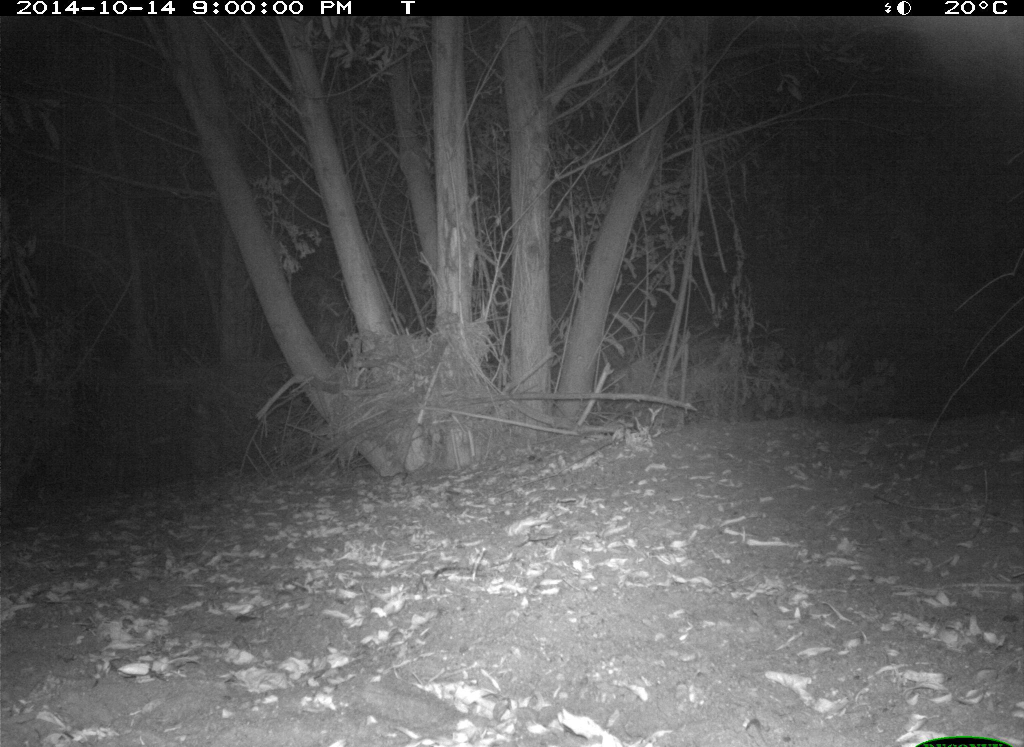
#> input picture data/images/5880945e-23d2-11e8-a6a3-ec086b02610b.jpg, 2048 x 1494 px (shown at 1/2 size)
$ python -i detector.py   (imports and definitions only)
#> lines starting #> are read from the running program, lines starting #| are printed output that depends on the picture
"""
Animal Detection and Empty Image Filtering Module
Designed for Camera-Trap workflows (e.g. Caltech Camera Traps benchmark).
Detects whether an image frame contains an animal, bounds the region of interest,
and filters empty triggers (caused by windblown foliage, lighting changes, etc.).
"""

from typing import Dict, Any, Tuple
from PIL import Image, ImageFilter, ImageStat, ImageOps
import numpy as np

class AnimalDetector:
    """
    Evaluates camera-trap frames to filter empty images and isolate animal bounding boxes.
    Combines foreground saliency, spatial gradient dynamics, and contrast distributions.
    """

    def __init__(self, confidence_threshold: float = 0.45):
#> further down, picture is the input picture: PIL image 2048x1494 RGB; mean R, G, B 79.1, 79.1, 79.1
        self.confidence_threshold = confidence_threshold

    def analyze_image_properties(self, image: Image.Image) -> Dict[str, Any]:
        """
        Extracts photometric and sensor diagnostics (e.g. nighttime IR vs daytime RGB).
        """
        img_rgb = image.convert("RGB")
        width, height = img_rgb.size
#> width = 2048; height = 1494

        stat = ImageStat.Stat(img_rgb)
        mean_r, mean_g, mean_b = stat.mean[:3]
#> mean_r = 79.09; mean_g = 79.14; mean_b = 79.09
        std_r, std_g, std_b = stat.stddev[:3]
#> std_r = 53.1; std_g = 53.1; std_b = 53.1

        # Check if monochrome / infrared night mode (R, G, B channels nearly identical)
        rgb_diff = (abs(mean_r - mean_g) + abs(mean_g - mean_b) + abs(mean_r - mean_b)) / 3.0
#> rgb_diff = 0.0335
        is_ir_monochrome = bool(rgb_diff < 7.0 and (mean_r + mean_g + mean_b) / 3.0 < 160.0)
#> is_ir_monochrome = True

        # Check overall luminance
        luminance = 0.299 * mean_r + 0.587 * mean_g + 0.114 * mean_b
#> luminance = 79.12
        is_night = bool(luminance < 75.0 or is_ir_monochrome)
#> is_night = True

        # Measure edge / high frequency energy (detect motion blur or flat empty backgrounds)
        gray = img_rgb.convert("L")
        edges = gray.filter(ImageFilter.FIND_EDGES)
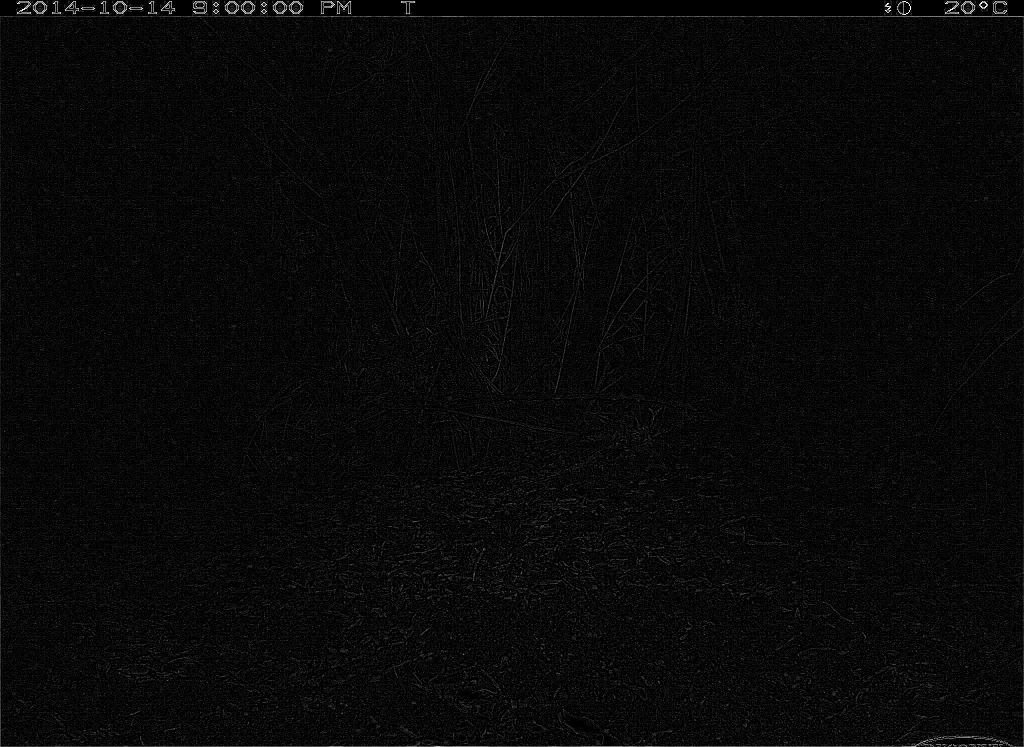
#> edges: PIL image 2048x1494 L (shown at 1/2 size); min 0, max 255, mean 8.6
        edge_stat = ImageStat.Stat(edges)
        edge_energy = float(edge_stat.mean[0])
#> edge_energy = 8.63

        return {
            "width": width,
            "height": height,
            "luminance": round(luminance, 2),
            "is_night": is_night,
            "is_ir_monochrome": is_ir_monochrome,
            "edge_energy": round(edge_energy, 2),
            "contrast_std": round(float((std_r + std_g + std_b) / 3.0), 2)
        }

    def detect(self, image: Image.Image) -> Dict[str, Any]:
        """
        Detects animal presence, predicts bounding box, and computes empty/occupied confidence.
        Includes dedicated nighttime & 850nm/940nm Infrared (IR) flash compensation.
        """
        props = self.analyze_image_properties(image)
#> props = {'width': 2048, 'height': 1494, 'luminance': 79.12, 'is_night': True, 'is_ir_monochrome': True, 'edge_energy': 8.63, 'contrast_std': 53.1}
        width, height = props["width"], props["height"]
#> width = 2048; height = 1494
        is_night = props["is_night"]
#> is_night = True

        # Downsample for fast, stable saliency & contour calculation
        thumb_w, thumb_h = 256, 192
        thumb = image.convert("L").resize((thumb_w, thumb_h), Image.Resampling.BILINEAR)
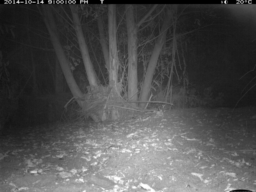
#> thumb: PIL image 256x192 L; min 0, max 255, mean 79.1

        # Adaptive contrast stretching for nighttime / IR frames to expose animal silhouettes
        if is_night:
            thumb = ImageOps.autocontrast(thumb, cutoff=1)
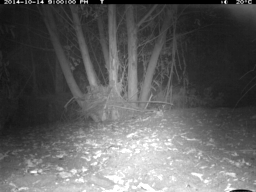
#> thumb: PIL image 256x192 L; min 0, max 255, mean 95.4

        arr = np.array(thumb, dtype=np.float32)

        # Background gradient & variance estimation
        grad_y = np.abs(np.diff(arr, axis=0))
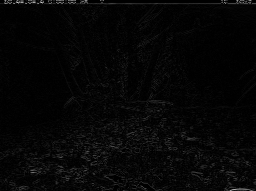
#> grad_y: shape (191, 256) float32; min 0, max 202, mean 6
        grad_x = np.abs(np.diff(arr, axis=1))
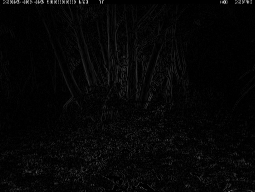
#> grad_x: shape (192, 255) float32; min 0, max 211, mean 5.8
        local_var = float(np.var(arr))
#> local_var = 4148.2

        # Compute central vs peripheral activity
        center_y1, center_y2 = int(thumb_h * 0.20), int(thumb_h * 0.85)
        center_x1, center_x2 = int(thumb_w * 0.15), int(thumb_w * 0.85)
        center_region = arr[center_y1:center_y2, center_x1:center_x2]
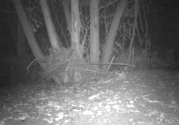
#> center_region: shape (125, 179) float32; min 27, max 255, mean 108

        center_std = float(np.std(center_region)) if center_region.size > 0 else 0.0
#> center_std = 55.12

        # Find highest contrast localized cluster (candidate animal bbox)
        # Compute patch energy across a 4x4 spatial grid
        grid_rows, grid_cols = 4, 4
        cell_h = thumb_h // grid_rows
        cell_w = thumb_w // grid_cols

        max_energy = 0.0
        best_r, best_c = 1, 1

        grid_energies = np.zeros((grid_rows, grid_cols))
        for r in range(grid_rows):
            for c in range(grid_cols):
                patch = arr[r*cell_h:(r+1)*cell_h, c*cell_w:(c+1)*cell_w]
                # High difference from ambient patch mean
                energy = float(np.std(patch) * (1.0 + abs(np.mean(patch) - 128.0) / 128.0))
                grid_energies[r, c] = energy
                if energy > max_energy:
                    max_energy = energy
                    best_r, best_c = r, c
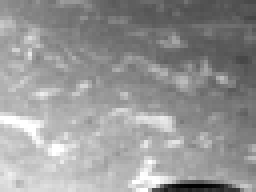
#> patch: shape (48, 64) float32 (shown 4 times larger); min 1, max 255, mean 149.9
#> after the loop, best_c = 1; best_r = 3; grid_energies = [[42.16, 40.21, 36.99, 37.86], [18.45, 41.46, 41.69, 9.83], [27.57, 38.41, 45.9, 39.44], [40.46, 52.3, 35.15, 48.79]]; max_energy = 52.3

        # Saliency ratio: difference between highest activation cell and average background
        mean_ambient = float(np.mean(grid_energies))
#> mean_ambient = 37.29
        saliency_ratio = (max_energy / (mean_ambient + 1e-4)) if mean_ambient > 0 else 1.0
#> saliency_ratio = 1.4

        # Calculate animal presence probability
        # Calibrated based on typical camera-trap false trigger profiles
        base_score = 0.30
        if center_std > 20.0:
            base_score += 0.25
        if saliency_ratio > 1.30:
            base_score += 0.25
        if props["edge_energy"] > 6.0:
            base_score += 0.15

        if not is_night and local_var < 80.0:
            # Low contrast / featureless scene in daylight (typically empty sky or uniform foliage)
            base_score -= 0.35
        elif is_night:
            # In nighttime, only penalize if it is truly flat uniform black background
            if local_var < 15.0 and props["contrast_std"] < 5.0:
                base_score -= 0.30
            # Localized nighttime activation boost
            if saliency_ratio > 1.22 or center_std > 18.0:
                base_score += 0.20

        confidence = float(np.clip(base_score, 0.05, 0.98))
        has_animal = bool(confidence >= self.confidence_threshold)

        if has_animal:
            # Formulate realistic bounding box covering the entire salient subject
            active_threshold = mean_ambient * (0.85 if is_night else 0.90)
#> active_threshold = 31.7
            active_cells = np.argwhere(grid_energies >= active_threshold)
#> active_cells = 13 rows, first 8: [0, 0], [0, 1], [0, 2], [0, 3], [1, 1], [1, 2], [2, 1], [2, 2]
            if len(active_cells) > 0:
                min_r = int(np.min(active_cells[:, 0]))
#> min_r = 0
                max_r = int(np.max(active_cells[:, 0]))
#> max_r = 3
                min_c = int(np.min(active_cells[:, 1]))
#> min_c = 0
                max_c = int(np.max(active_cells[:, 1]))
#> max_c = 3

                ymin = max(0.06, (min_r * cell_h - 10) / float(thumb_h))
#> ymin = 0.06
                xmin = max(0.06, (min_c * cell_w - 10) / float(thumb_w))
#> xmin = 0.06
                ymax = min(0.94, ((max_r + 1) * cell_h + 10) / float(thumb_h))
#> ymax = 0.94
                xmax = min(0.94, ((max_c + 1) * cell_w + 10) / float(thumb_w))
#> xmax = 0.94
            else:
                ymin, xmin, ymax, xmax = 0.15, 0.15, 0.85, 0.85
            empty_reason = None
        else:
            # Empty frame
            ymin, xmin, ymax, xmax = 0.0, 0.0, 0.0, 0.0
            if props["contrast_std"] < 18.0:
                empty_reason = "Uniform background / low foreground-background contrast"
            elif props["edge_energy"] < 5.0:
                empty_reason = "No salient high-frequency animal contours detected"
            else:
                empty_reason = "Vegetation motion / ambient wind trigger without animal subject"

        return {
            "has_animal": has_animal,
            "is_empty": not has_animal,
            "confidence": round(confidence, 4),
            "empty_reason": empty_reason,
            "bounding_box": {
                "ymin": round(ymin, 4),
                "xmin": round(xmin, 4),
                "ymax": round(ymax, 4),
                "xmax": round(xmax, 4)
            },
            "sensor_props": props
        }

# Global singleton
detector = AnimalDetector()

>>> from PIL import Image
>>> picture = Image.open('../../../data/images/5880945e-23d2-11e8-a6a3-ec086b02610b.jpg')
>>> result = AnimalDetector().detect(picture)
#> result = 6 items

$ run again, on data/images/58eac98d-23d2-11e8-a6a3-ec086b02610b.jpg
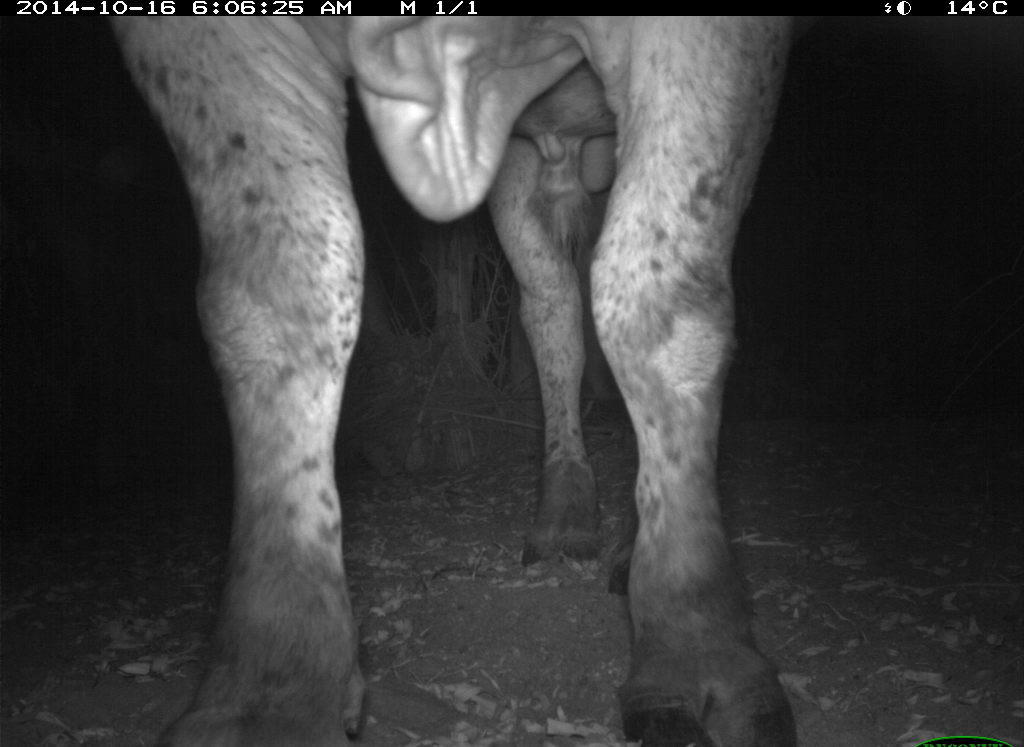
#> input picture data/images/58eac98d-23d2-11e8-a6a3-ec086b02610b.jpg, 2048 x 1494 px (shown at 1/2 size)
#> picture is the input picture: PIL image 2048x1494 RGB; mean R, G, B 60.1, 60.1, 60.1
#> mean_r = 60.09; mean_g = 60.14; mean_b = 60.09
#> std_r = 51.62; std_g = 51.64; std_b = 51.62
#> rgb_diff = 0.0335
#> is_ir_monochrome = True
#> luminance = 60.12
#> in analyze_image_properties, `is_night = bool(luminance < 75.0 or is_ir_monochrome)`: is_night = True
#> edge_energy = 4.02
#> props = {'width': 2048, 'height': 1494, 'luminance': 60.12, 'is_night': True, 'is_ir_monochrome': True, 'edge_energy': 4.02, 'contrast_std': 51.63}
#> in detect, `width, height = props["width"], props["height"]`: width = 2048; height = 1494
#> in detect, `is_night = props["is_night"]`: is_night = True
#> local_var = 4170
#> in detect, `center_region = arr[center_y1:center_y2, center_x1:center_x2]`:
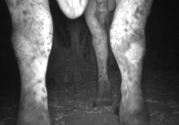
#> center_region: shape (125, 179) float32; min 10, max 255, mean 89.4
#> center_std = 67.82
#> after the loop in detect, `for r in range(grid_rows):`:
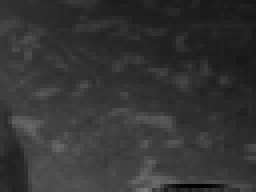
#> patch: shape (48, 64) float32 (shown 4 times larger); min 0, max 120, mean 52.3
#> after the loop in detect, `for r in range(grid_rows):`: best_c = 1; grid_energies = [[88.41, 80.4, 64.34, 37.67], [77.64, 89.73, 78.06, 5.3], [47.41, 82.39, 66.15, 16.88], [27.84, 20.63, 26.25, 25.26]]; max_energy = 89.73
#> mean_ambient = 52.15
#> saliency_ratio = 1.72
#> active_threshold = 44.33
#> active_cells = [[0, 0], [0, 1], [0, 2], [1, 0], [1, 1], [1, 2], [2, 0], [2, 1], [2, 2]]
#> min_r = 0
#> max_r = 2
#> min_c = 0
#> max_c = 2
#> ymin = 0.06
#> ymax = 0.802
#> xmax = 0.789
#> result = 6 items

$ run again, on data/images/5903cdf8-23d2-11e8-a6a3-ec086b02610b.jpg
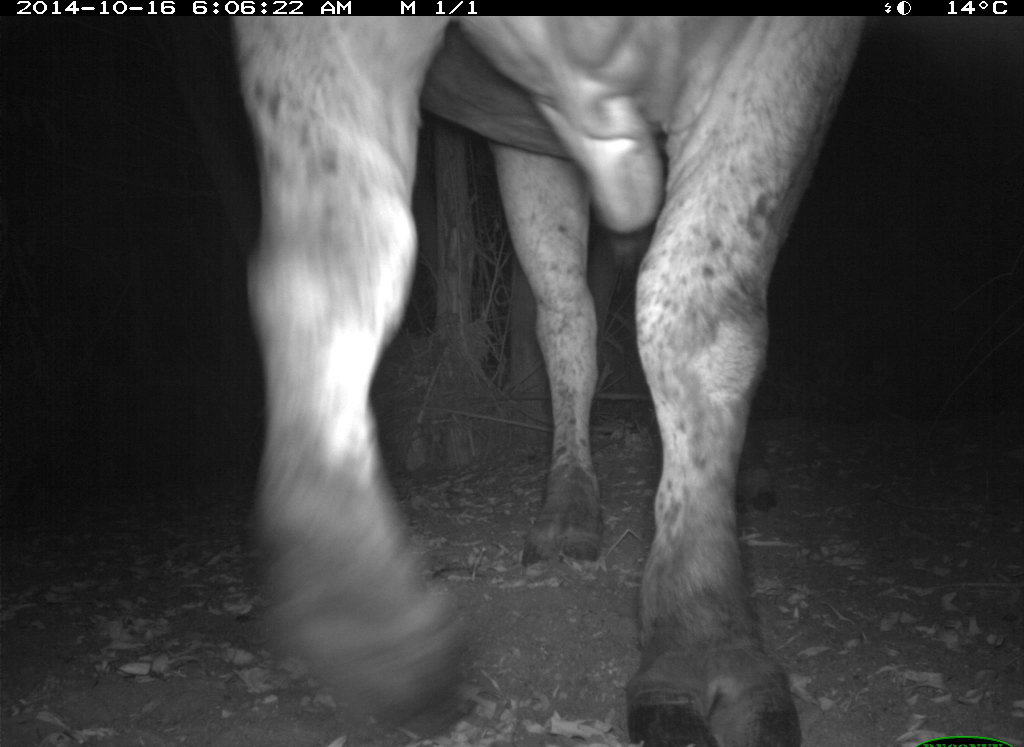
#> input picture data/images/5903cdf8-23d2-11e8-a6a3-ec086b02610b.jpg, 2048 x 1494 px (shown at 1/2 size)
#> picture is the input picture: PIL image 2048x1494 RGB; mean R, G, B 67.2, 67.2, 67.2
#> mean_r = 67.2; mean_g = 67.25; mean_b = 67.2
#> std_r = 56.54; std_g = 56.55; std_b = 56.54
#> rgb_diff = 0.0335
#> is_ir_monochrome = True
#> luminance = 67.23
#> in analyze_image_properties, `is_night = bool(luminance < 75.0 or is_ir_monochrome)`: is_night = True
#> edge_energy = 4.05
#> props = {'width': 2048, 'height': 1494, 'luminance': 67.23, 'is_night': True, 'is_ir_monochrome': True, 'edge_energy': 4.05, 'contrast_std': 56.54}
#> in detect, `width, height = props["width"], props["height"]`: width = 2048; height = 1494
#> in detect, `is_night = props["is_night"]`: is_night = True
#> local_var = 3756.2
#> in detect, `center_region = arr[center_y1:center_y2, center_x1:center_x2]`:
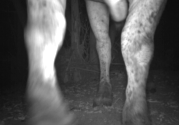
#> center_region: shape (125, 179) float32; min 12, max 255, mean 89.2
#> center_std = 66.4
#> after the loop in detect, `for r in range(grid_rows):`:
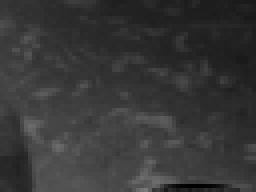
#> patch: shape (48, 64) float32 (shown 4 times larger); min 0, max 121, mean 54.9
#> after the loop in detect, `for r in range(grid_rows):`: best_c = 1; grid_energies = [[51.16, 66, 58.86, 75.27], [13.21, 86.58, 61.98, 21.95], [10.96, 73.19, 61.71, 17.43], [26.36, 24.13, 24, 25.23]]; max_energy = 86.58
#> mean_ambient = 43.63
#> saliency_ratio = 1.98
#> active_threshold = 37.08
#> active_cells = [[0, 0], [0, 1], [0, 2], [0, 3], [1, 1], [1, 2], [2, 1], [2, 2]]
#> min_r = 0
#> max_r = 2
#> min_c = 0
#> max_c = 3
#> ymin = 0.06
#> ymax = 0.802
#> xmax = 0.94
#> result = 6 items

$ run again, on data/images/5911d64a-23d2-11e8-a6a3-ec086b02610b.jpg
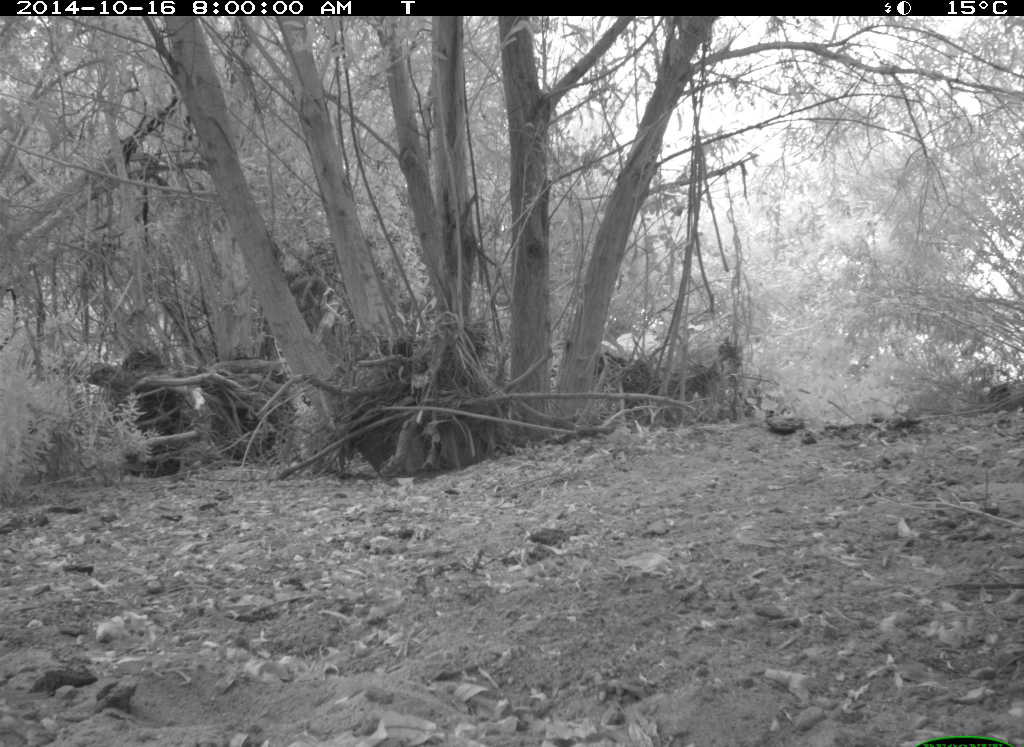
#> input picture data/images/5911d64a-23d2-11e8-a6a3-ec086b02610b.jpg, 2048 x 1494 px (shown at 1/2 size)
#> picture is the input picture: PIL image 2048x1494 RGB; mean R, G, B 125, 125.1, 125
#> mean_r = 125; mean_g = 125.1; mean_b = 125
#> std_r = 45.99; std_g = 45.94; std_b = 45.99
#> rgb_diff = 0.0336
#> is_ir_monochrome = True
#> luminance = 125.1
#> in analyze_image_properties, `is_night = bool(luminance < 75.0 or is_ir_monochrome)`: is_night = True
#> edge_energy = 9.68
#> props = {'width': 2048, 'height': 1494, 'luminance': 125.1, 'is_night': True, 'is_ir_monochrome': True, 'edge_energy': 9.68, 'contrast_std': 45.97}
#> in detect, `width, height = props["width"], props["height"]`: width = 2048; height = 1494
#> in detect, `is_night = props["is_night"]`: is_night = True
#> local_var = 1927.2
#> center_std = 39.6
#> after the loop in detect, `for r in range(grid_rows):`:
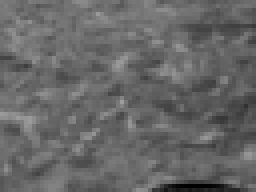
#> patch: shape (48, 64) float32 (shown 4 times larger); min 0, max 158, mean 102.6
#> after the loop in detect, `for r in range(grid_rows):`: best_c = 2; best_r = 0; grid_energies = [[35.03, 42.34, 94.31, 85.74], [19.16, 25.88, 49.47, 42.16], [32.73, 41.86, 24.06, 25.13], [21.7, 17.23, 16.41, 21.94]]; max_energy = 94.31
#> mean_ambient = 37.2
#> saliency_ratio = 2.54
#> active_threshold = 31.62
#> active_cells = [[0, 0], [0, 1], [0, 2], [0, 3], [1, 2], [1, 3], [2, 0], [2, 1]]
#> min_r = 0
#> max_r = 2
#> min_c = 0
#> max_c = 3
#> ymin = 0.06
#> ymax = 0.802
#> xmax = 0.94
#> result = 6 items
